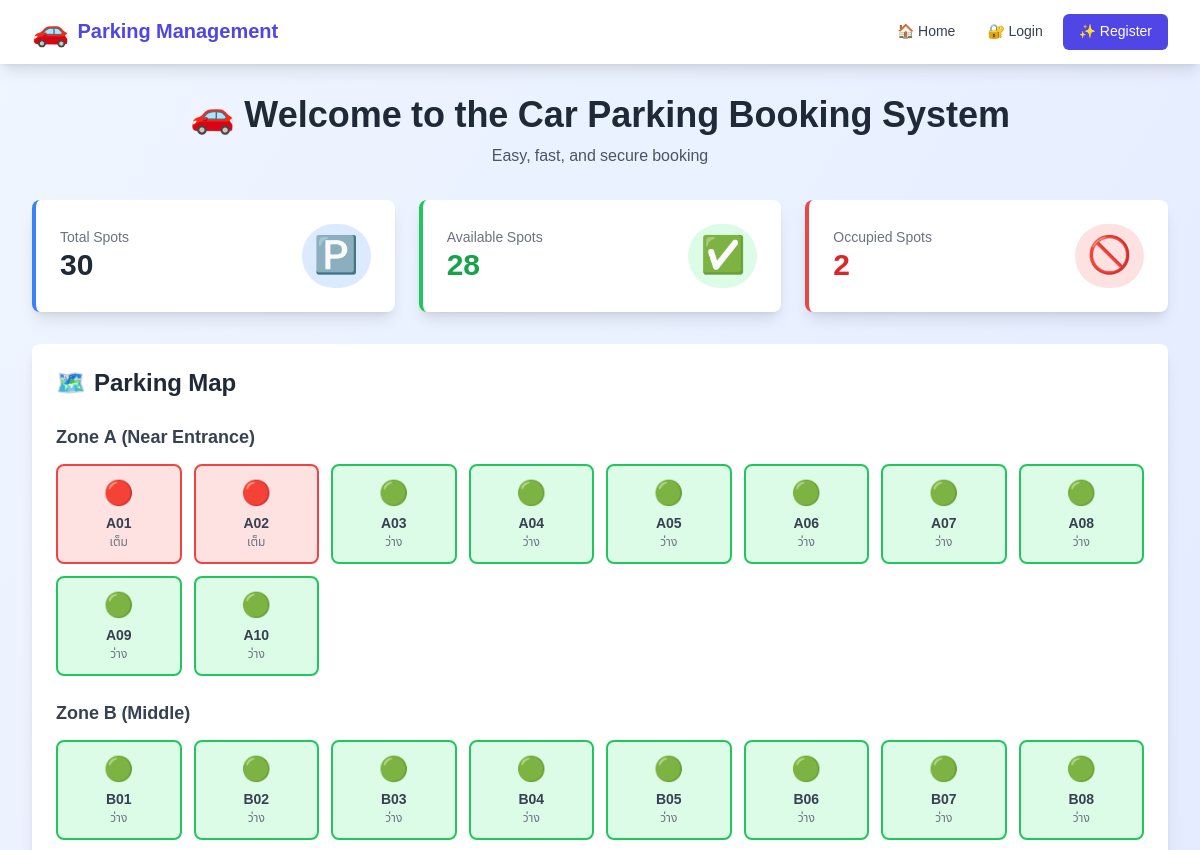
Before: / (upper part) with the older database file.
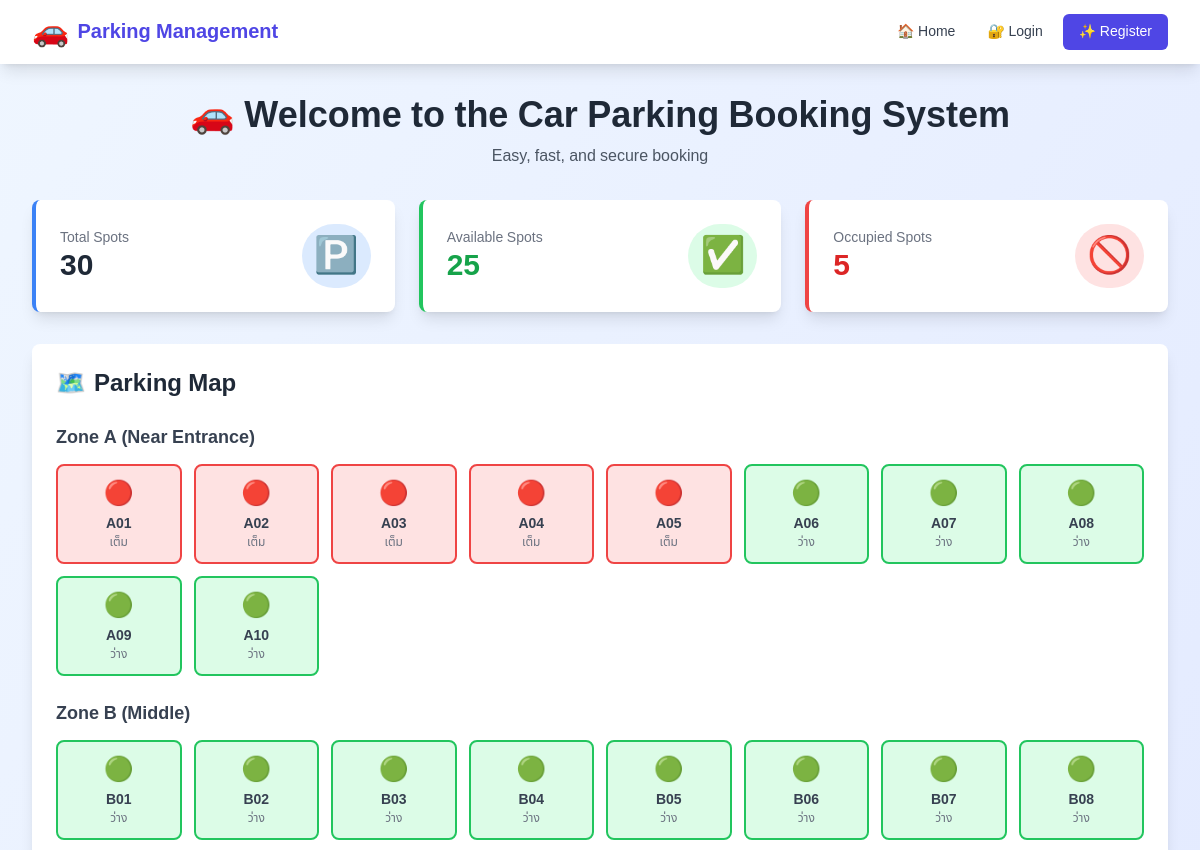
After: the same page with the newer database file.
### bookings/models.py (models this page shows, shortened)
class ParkingSpot(models.Model):
    ZONE_CHOICES = [
        ('A', 'Zone A - Near Entrance'),
        ('B', 'Zone B - Middle Area'),
        ('C', 'Zone C - Back Area'),
    ]
    spot_number = models.CharField(max_length=10, unique=True, verbose_name='Spot Number')
    zone = models.CharField(max_length=1, choices=ZONE_CHOICES, verbose_name='Zone')
    is_available = models.BooleanField(default=True, verbose_name='Available')
    class Meta:
        ordering = ['zone', 'spot_number']
        verbose_name = 'Parking Spot'
        verbose_name_plural = 'Parking Spots'

### bookings/views.py (the view)
# urls.py: path('', views.home, name='home'),
def home(request):
    spots = ParkingSpot.objects.all()
    total_spots = spots.count()
    available_spots = spots.filter(is_available=True).count()
    context = {
        'spots': spots,
        'total_spots': total_spots,
        'available_spots': available_spots,
        'occupied_spots': total_spots - available_spots,
    }
    return render(request, 'bookings/home.html', context)

### bookings/templates/bookings/home.html (shortened to what this page needs)
{% extends 'bookings/base.html' %}
{% block content %}
<div class="text-center mb-8">
    <h1 class="text-4xl font-bold text-gray-800 mb-2">🚗 Welcome to the Car Parking Booking System</h1>
    <p class="text-gray-600">Easy, fast, and secure booking</p>
</div>
<div class="grid grid-cols-1 md:grid-cols-3 gap-6 mb-8">
    <div class="bg-white rounded-lg shadow-lg p-6 border-l-4 border-blue-500">
        <div class="flex items-center justify-between">
            <div>
                <p class="text-gray-500 text-sm font-medium">Total Spots</p>
                <p class="text-3xl font-bold text-gray-800">{{ total_spots }}</p>
            </div>
            <div class="bg-blue-100 rounded-full p-3">
                <span class="text-4xl">🅿️</span>
            </div>
        </div>
    </div>
    <div class="bg-white rounded-lg shadow-lg p-6 border-l-4 border-green-500">
        <div class="flex items-center justify-between">
            <div>
                <p class="text-gray-500 text-sm font-medium">Available Spots</p>
                <p class="text-3xl font-bold text-green-600">{{ available_spots }}</p>
            </div>
            <div class="bg-green-100 rounded-full p-3">
                <span class="text-4xl">✅</span>
            </div>
        </div>
    </div>
    <div class="bg-white rounded-lg shadow-lg p-6 border-l-4 border-red-500">
        <div class="flex items-center justify-between">
            <div>
                <p class="text-gray-500 text-sm font-medium">Occupied Spots</p>
                <p class="text-3xl font-bold text-red-600">{{ occupied_spots }}</p>
            </div>
            <div class="bg-red-100 rounded-full p-3">
                <span class="text-4xl">🚫</span>
            </div>
        </div>
    </div>
</div>
<div class="bg-white rounded-lg shadow-lg p-6 mb-8">
    <h2 class="text-2xl font-bold text-gray-800 mb-6 flex items-center">
        <span class="mr-2">🗺️</span> Parking Map
    </h2>
    {% for zone in 'ABC' %}
        <div class="mb-6">
            <h3 class="text-lg font-semibold text-gray-700 mb-3">
                Zone {{ zone }}
                {% if zone == 'A' %}(Near Entrance)
                {% elif zone == 'B' %}(Middle)
                {% else %}(Back)
                {% endif %}
            </h3>
            <div class="grid grid-cols-2 sm:grid-cols-4 md:grid-cols-6 lg:grid-cols-8 gap-3">
                {% for spot in spots %}
                    {% if spot.zone == zone %}
                        <div class="{% if spot.is_available %}bg-green-100 border-green-500 hover:bg-green-200{% else %}bg-red-100 border-red-500{% endif %} border-2 rounded-lg p-3 text-center transition-all duration-200 cursor-pointer">
                            <div class="text-2xl mb-1">{% if spot.is_available %}🟢{% else %}🔴{% endif %}</div>
                            <div class="text-sm font-semibold text-gray-700">{{ spot.spot_number }}</div>
                            <div class="text-xs text-gray-500">{% if spot.is_available %}ว่าง{% else %}เต็ม{% endif %}</div>
                        </div>
                    {% endif %}
                {% endfor %}
            </div>
        </div>
    {% endfor %}
</div>
{% endblock %}

Changed rows visible on the page:
changed ParkingSpot (number 3 of 18 on the later page): is_available True → False (drawn)
changed ParkingSpot (number 4 of 18 on the later page): is_available True → False (drawn)
changed ParkingSpot (number 5 of 18 on the later page): is_available True → False (drawn)
Other visible differences:
{{ available_spots }}: "28" → "25"
{{ occupied_spots }}: "2" → "5"
list line gone: "🟢 ว่าง"
new list line: "🔴 เต็ม"
